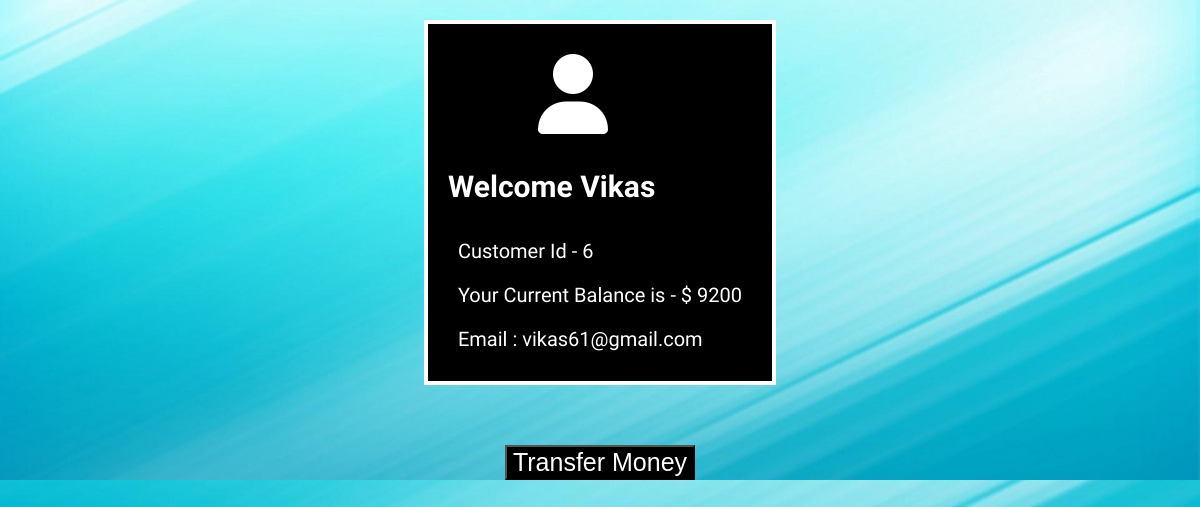
The app's page /customer details.php?id=6 with its own data.
### tables this page shows
CREATE TABLE `customer` (
  `id` int(11) NOT NULL,
  `Name` text NOT NULL,
  `Email` varchar(255) NOT NULL,
  `Balance` int(255) NOT NULL
);

### customer details.php (the view, shortened to what this page needs)
<!doctype html>
<html lang="en">
<head>
    <link href="style/customer details.css" rel="stylesheet" type="text/css">
</head>
<body>
    <div class="bg">
        <?php
                $conn = mysqli_connect("localhost" , "root", "", "online_banking_system");
                if(isset($_GET['id'])){
                    $id = mysqli_real_escape_string($conn , $_GET['id']);
                    $sql = "SELECT * FROM customer WHERE id= $id";
                    $result = mysqli_query($conn ,$sql) ;
                    $res = mysqli_fetch_assoc($result) ;
                }
            ?>
        <ul class="list">
            <li class="list-content"><i class="fas fa-user"></i></li>
            <h2> Welcome
                <?php  echo $res['Name']; ?>
            </h2>
            <li class="list-content">Customer Id -
                <?php  echo $res['id']; ?>
            </li>
            <li class="list-content">Your Current Balance is - $
                <?php  echo $res['Balance']; ?>
            </li>
            <li class="list-content">Email :
                <?php  echo $res['Email']; ?>
            </li>
        </ul><br>
    </div>
    <div class="button">
        <center><a href="transfer-money.php"><button class="click">Transfer Money</button></a></center>
    </div>
</body>
</html>

### style/customer details.css (style rules this page uses)
body, html { margin: 0; padding: 0; width: 100%; min-height: 100%; font-family: "Josefin Sans", sans-serif; background: url("images/bg.jpg"); background-position: center; background-repeat: no-repeat; background-size: cover; font-size: 20px; }
.bg { width: 100%; height: 80%; padding-bottom: 20px; display: flex; align-items: center; justify-content: center; font-family: 'Rowdies', cursive; }
.list { background-color: black; color: white; padding: 20px; border: 4px solid white; }
ul li { list-style: none; padding: 10px; }
i { color: white; font-size: 80px; margin-left: 80px; }
.click { font-size: 25px; background-color: black; color: white; margin-top: 20px; }

### records on screen
customer: Name "Vikas", id "6", Balance "9200", Email "vikas61@gmail.com"
